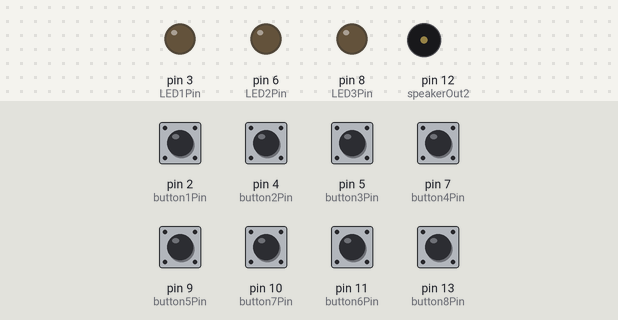
Bench run of a sketch on a simulated Arduino Uno, built with avr-gcc and run on an emulated ATmega328P. Shown: output pins drawn as LEDs (lit = HIGH), buzzer (waves = sounding). Inputs (shaded band) come from the test bench; at power-on: pin 2 (button1Pin), pin 4 (button2Pin), pin 5 (button3Pin), pin 7 (button4Pin), pin 9 (button5Pin), pin 10 (button7Pin), pin 11 (button6Pin), pin 13 (button8Pin) LOW.

Above: at 1.2 s.
1.3 s: pin 2 (button1Pin) pulled HIGH for 0.15 s
At 1.4 s:
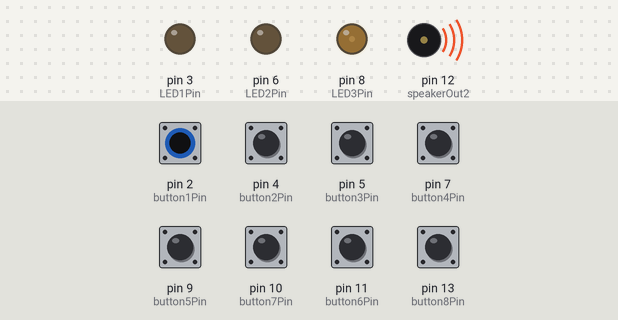
4.4 s: pin 4 (button2Pin) pulled HIGH for 1 s
At 6.8 s:
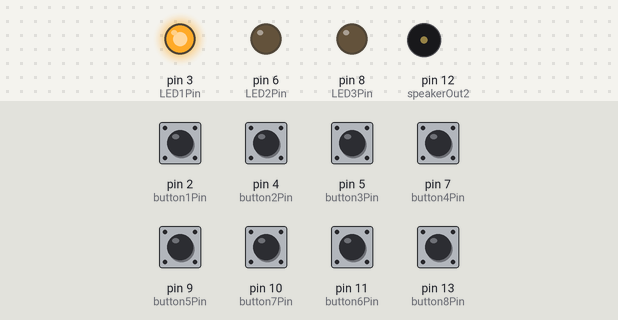
7.4 s: pin 13 (button8Pin) pulled HIGH for 1 s
At 8.5 s:
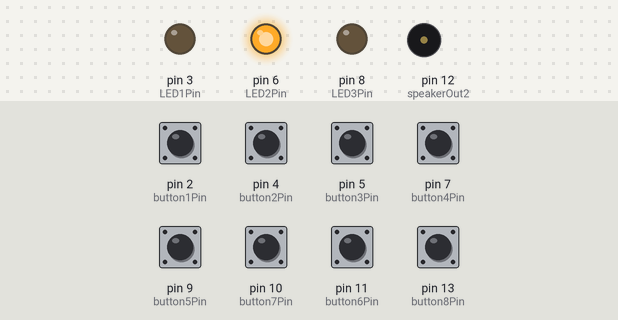
9.9 s: pin 5 (button3Pin) pulled HIGH for 0.15 s
At 10.0 s:
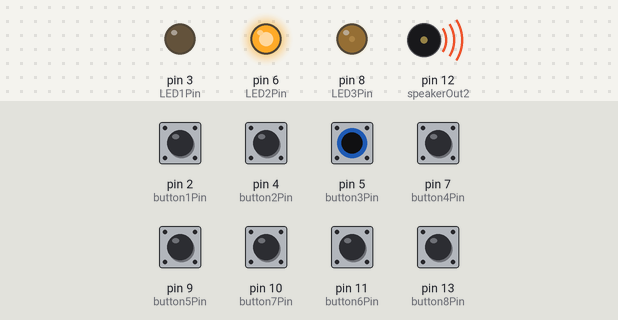
11.6 s: pin 13 (button8Pin) pulled HIGH for 0.15 s
At 13.1 s:
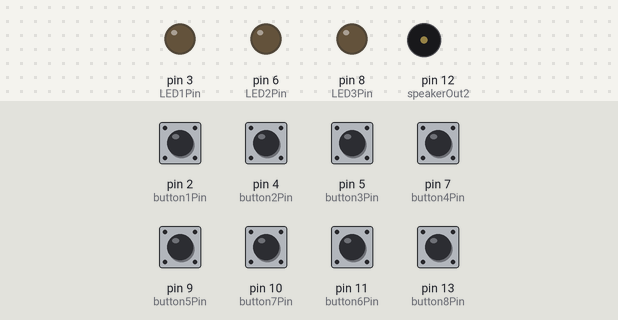
14.7 s: pin 7 (button4Pin) pulled HIGH for 0.15 s
At 14.88 s:
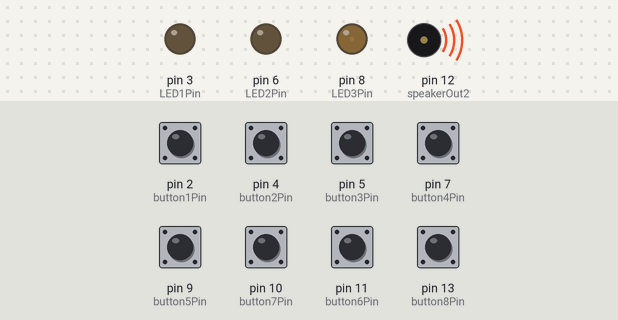
Timing chart, 0 to 17.4 s (numbered marks = the images above; inputs shaded):
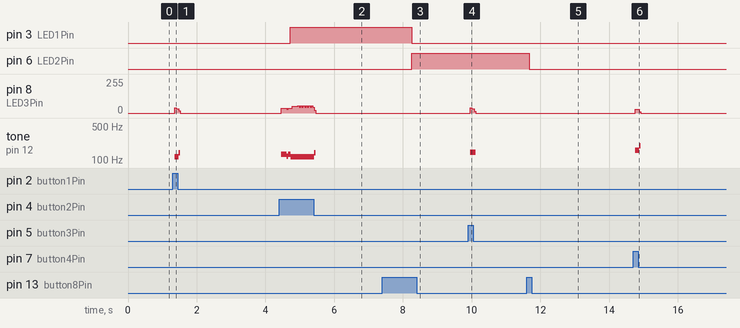

Measured:
- after the input at 1.3 s, pin 8 (LED3Pin): 0/255 → 33/255 after 0.06 s, → 0/255 0.12 s later; tone on pin 12 (speakerOut2): silent → 116 Hz after 0.06 s, → 140 Hz 0.12 s later, → silent 0.04 s later
- after the input at 7.4 s, pin 3 (LED1Pin): HIGH → LOW after 0.85 s; pin 6 (LED2Pin): LOW → HIGH after 0.85 s
- after the input at 9.9 s, pin 8 (LED3Pin): 0/255 → 33/255 after 0.06 s, → 0/255 0.12 s later; tone on pin 12 (speakerOut2): silent → 143 Hz after 0.06 s, → silent 0.16 s later
- after the input at 11.6 s, pin 6 (LED2Pin): HIGH → LOW after 0.07 s
- after the input at 14.7 s, pin 8 (LED3Pin): 0/255 → 28/255 after 0.06 s, → 0/255 0.12 s later; tone on pin 12 (speakerOut2): silent → 158 Hz after 0.06 s, → 198 Hz 0.12 s later, → silent 0.04 s later

The sketch:

Mini_Midi.ino
```cpp
#include <MIDI.h>

#include <SD.h>

const int button1Pin=2;
const int button2Pin=4;
const int button3Pin=5;
const int button4Pin=7;
const int button5Pin=9;
const int button6Pin=11;
const int button7Pin=10;
const int button8Pin=13;

const int LED1Pin=3;
const int LED2Pin=6;
const int LED3Pin=8;

/* pulse-width modulation (PWM) = vibration.
  pulse-width = half the period
 speaker = HIGH for 'pulse-width' microseconds
         = LOW for 'pulse-width' microseconds.
 *  This pulsing creates a vibration of the desired frequency.
 */

#define  c     3830    // 261 Hz
#define  d     3400    // 294 Hz
#define  e     3038    // 329 Hz
#define  f     2864    // 349 Hz
#define  g     2550    // 392 Hz
#define  a     2272    // 440 Hz
#define  b     2028    // 493 Hz
#define  C     1912    // 523 Hz
#define  n     0
//n =no sound
//put speaker on pin 9
int speakerOut = 8;
int speakerOut2 = 12;

int DEBUG = 1; //debugs

int button1State = 0;         // variable for reading the pushbutton status
int button2State=0;
int button3State=0;
int button4State=0;
int button5State=0;
int button6State=0;
int button7State=0;
int button8State=0;

int octavePhase = 0;
int octave=3;

void setup()
{
  pinMode(speakerOut, OUTPUT);//declares speaker
  pinMode(speakerOut2, OUTPUT);
  pinMode(button2Pin, INPUT);
  pinMode(button1Pin, INPUT);
  pinMode(button3Pin, INPUT);
  pinMode(button4Pin, INPUT);
  pinMode(button5Pin, INPUT);
  pinMode(button6Pin, INPUT);
  pinMode(button7Pin, INPUT);
  pinMode(button8Pin, INPUT);
  pinMode(LED1Pin, OUTPUT);
  pinMode(LED2Pin, OUTPUT);
  pinMode(LED3Pin, OUTPUT);
  digitalWrite(LED1Pin, LOW);
  digitalWrite(LED2Pin, LOW);
  digitalWrite(LED3Pin, LOW);

  if (DEBUG)
  {
    Serial.begin(9600); //something about debugging
  }
}

int aNotes[] = {  c};
int bNotes[] = {  d };
int cNotes[] = {  e };
int dNotes[] = {  f};
int eNotes[] = {  g};
int fNotes[] = {  a};
int gNotes[] = {  b};
//order of notes
int lNotes[]  = { 160, 160, 160,  160,  160,  160, 160, 160, 160, 160, 160, 160 }; //length of notes(only necessary when playing a prewritten song)
//int MAX_COUNT = sizeof(oNotes) / 2; // Melody length, for looping.

// Set overall tempo
long tempo = 10000;
// Set length of pause between notes
int pause = 1000;
// Loop variable to increase Rest length
int rest_count = 100;

int order = 1;// initializes variables
int note = lNotes[3];
long duration  = note*tempo;
int doublePressTimer=0;
int doublePressTime=doublePressTimer;

//  button1State = digitalRead(button1Pin);
 // button2State=digitalRead(button2Pin);
 // button3State=digitalRead(button3Pin);


// Pulse the speaker to play a tone for a particular duration
void playTone() {
  long elapsed_time = 0;
  if (order > 0)
  { // if this isn't a Rest beat, while the tone hasvplayed less long than 'duration', pulse speaker HIGH and LOW


    while(elapsed_time < duration)
      {
         button1State = digitalRead(button1Pin);
         button2State=digitalRead(button2Pin);
         button3State=digitalRead(button3Pin);
         button4State=digitalRead(button4Pin);
         button5State=digitalRead(button5Pin);
         button6State=digitalRead(button6Pin);
         button7State=digitalRead(button7Pin);
         button8State=digitalRead(button8Pin);

    // digitalWrite(speakerOut,LOW);
      if (button1State == HIGH) {
        digitalWrite(speakerOut,HIGH);
        digitalWrite(speakerOut2, HIGH);
      delayMicroseconds(order/octave);
    // turn LED on:
      order = aNotes[0];
      //note = lNotes[i];
       //duration = note * tempo; // Set up timing
  }

      //digitalWrite(speakerOut, LOW);
     // digitalWrite(speakerOut2, LOW);
      //delayMicroseconds(order/3);


   //digitalWrite(speakerOut2,LOW);
   if(button2State==HIGH){

    digitalWrite(speakerOut,HIGH);
    digitalWrite(speakerOut2,HIGH);
    delayMicroseconds(order/octave);
    order = bNotes[0];
   // note = lNotes[i];

     //duration = note * tempo; // Set up timing

   }


    //delayMicroseconds(order / 3);

    if (button3State == HIGH) {
        digitalWrite(speakerOut,HIGH);
        digitalWrite(speakerOut2,HIGH);
      delayMicroseconds(order/octave);
    // turn LED on:
      order = cNotes[0];
      //note = lNotes[i];
       //duration = note * tempo; // Set up timing
  }


      //delayMicroseconds(order/3);

       if (button4State == HIGH) {
        digitalWrite(speakerOut,HIGH);
         digitalWrite(speakerOut2,HIGH);
      delayMicroseconds(order/octave);
    // turn LED on:
      order = dNotes[0];
      //note = lNotes[i];
       //duration = note * tempo; // Set up timing
  }


       if (button5State == HIGH) {
        digitalWrite(speakerOut,HIGH);
         digitalWrite(speakerOut2,HIGH);
      delayMicroseconds(order/octave);
    // turn LED on:
      order = eNotes[0];
      //note = lNotes[i];
       //duration = note * tempo; // Set up timing
  }

      digitalWrite(speakerOut, LOW);
      digitalWrite(speakerOut2, LOW);
      delayMicroseconds(order );
      //delayMicroseconds(order/3 );

      if (button6State == HIGH) {
        digitalWrite(speakerOut,HIGH);
         digitalWrite(speakerOut2,HIGH);
      delayMicroseconds(order/octave);
    // turn LED on:
      order = eNotes[0];
      //note = lNotes[i];
       //duration = note * tempo; // Set up timing
  }

      digitalWrite(speakerOut, LOW);
      digitalWrite(speakerOut2, LOW);
      delayMicroseconds(order/10 );

      if (button7State == HIGH) {
        digitalWrite(speakerOut,HIGH);
         digitalWrite(speakerOut2,HIGH);
      delayMicroseconds(order/octave);
    // turn LED on:
      order = eNotes[0];
      //note = lNotes[i];
       //duration = note * tempo; // Set up timing
  }

      digitalWrite(speakerOut, LOW);
      digitalWrite(speakerOut2, LOW);
      delayMicroseconds(order );

      //delayMicroseconds(order/3 );
      //delayMicroseconds(order/3 );

      // DOWN
      //digitalWrite(speakerOut, LOW);
      //delayMicroseconds(order );

      // Keep track of how long we pulsed
      elapsed_time += (order);
    }
  }

  else { // Rest beat; loop times delay
    for (int j = 0; j < rest_count; j++) { // See NOTE on rest_count
      delayMicroseconds(duration);
    }

  }
}


void loop() {
  // Set up a counter to pull from melody[] and beats[]

    //order = (oNotes[3] +nNotes[3]) ;//this number equals the note from oNotes so 3 is equal to C because 0123
    //note = lNotes[i];
    //duration = note * tempo; // Set up timing
    //playTone();
    // A pause between notes...
   // delayMicroseconds(pause);
    doublePressTime++;
    playTone();

    if(doublePressTime>=doublePressTimer){
      if(button8State==HIGH){
         octavePhase+=1;
         octavePhase=octavePhase%3;
         doublePressTime=0;
        }
    }

    if(octavePhase==0){
      octave=2;
      digitalWrite(LED1Pin, HIGH);
      digitalWrite(LED2Pin, LOW);
      digitalWrite(LED3Pin, LOW);
      }
     else if(octavePhase==1){
      octave=3;
      digitalWrite(LED1Pin, LOW);
      digitalWrite(LED2Pin, HIGH);
      digitalWrite(LED3Pin, LOW);
     }
     else{
      octave=4;
      digitalWrite(LED1Pin, LOW);
      digitalWrite(LED2Pin, LOW);
      digitalWrite(LED3Pin, HIGH);
     }
}

/*
 * NOTES
 * The program purports to hold a tone for 'duration' microseconds.
 *  Lies lies lies! It holds for at least 'duration' microseconds, _plus_
 *  any overhead created by incremeting elapsed_time (could be in excess of
 *  3K microseconds) _plus_ overhead of looping and two digitalWrites()
 *
 * As a result, a tone of 'duration' plays much more slowly than a rest
 *  of 'duration.' rest_count creates a loop variable to bring 'rest' beats
 *  in line with 'tone' beats of the same length.
 *
 * rest_count will be affected by chip architecture and speed, as well as
 *  overhead from anyprogram mods. Past behavior is no guarantee of future
 *  performance. Your mileage may vary. Light fuse and get away.
 *
 * RE-WRITE to include volume, using analogWrite, as with the second program at
 *          http://www.arduino.cc/en/Tutorial/PlayMelody
 * ADD code to make the tempo settable by pot or other input device
 * ADD code to take tempo or volume settable by serial communication
 *          (Requires 0005 or higher.)
 * ADD code to create a tone offset (higer or lower) through pot etc
 */
```
